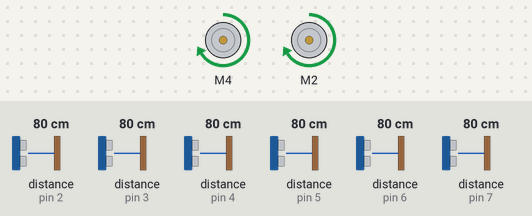
Bench run of a sketch on a simulated Arduino Uno, built with avr-gcc and run on an emulated ATmega328P. Parts: 2 × DC motor (green arrow = forward, orange = backward, longer = faster). Wiring (inferred from the names in the program): 6 × ultrasonic range finder: trigger pin 8, echo pin 2 / trigger pin 9, echo pin 3 / trigger pin 10, echo pin 4 / trigger pin 11, echo pin 5 / trigger pin 12, echo pin 6 / trigger pin 13, echo pin 7. Inputs (shaded band) come from the test bench; at power-on: distance to the obstacle (sensors on pin 2, pin 6, pin 4, pin 3, pin 5, pin 7) 80 cm. The echo pulse lasts 58.3 µs per cm.

Above: at 1.2 s.
1.3 s: distance to the obstacle (sensor on pin 2) set to 23 cm
2.8 s: distance to the obstacle (sensor on pin 2) set to 19 cm
At 3.8 s:
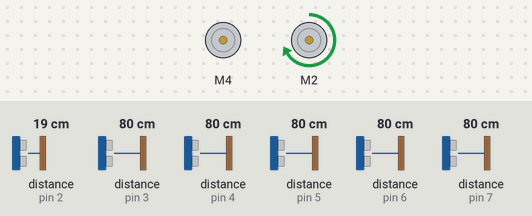
5.8 s: distance to the obstacle (sensor on pin 6) set to 32 cm
7.3 s: distance to the obstacle (sensor on pin 6) set to 29 cm
8.8 s: distance to the obstacle (sensor on pin 4) set to 2 cm
At 10.47 s:
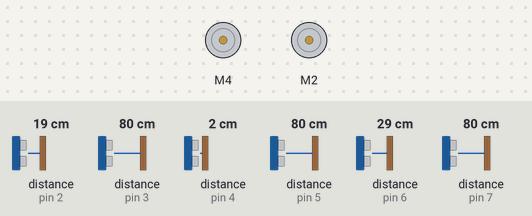
At 11.2 s:
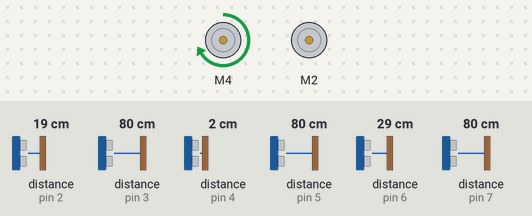
11.8 s: distance to the obstacle (sensor on pin 4) set to 5 cm
14.8 s: distance to the obstacle (sensor on pin 4) set to 8 cm
Timing chart, 0 to 17.3 s (numbered marks = the images above; inputs shaded):
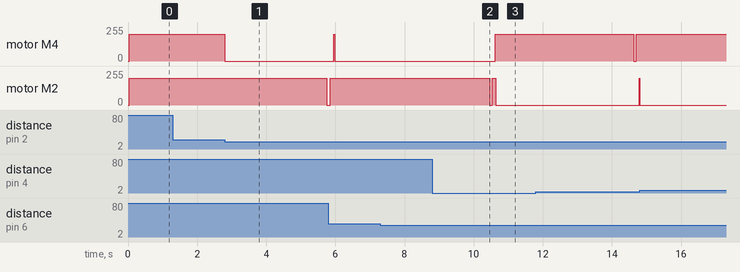

The sketch:

scrappy_algo2_longe_obstacle.ino
```cpp
// (licence header left out)
#include <Adafruit_MotorShield.h>

#define FORWARD_ 0
#define BACKWARD_ 2
#define LEFT_ -1
#define RIGHT_ 1


/* Ultrasonic sensors */
const uint8_t echoPin_RIGHT = 2;  // echo signal (receives)
const uint8_t echoPin_right = 3;
const uint8_t echoPin_front_right = 4;
const uint8_t echoPin_front_left = 5;
const uint8_t echoPin_left = 6;
const uint8_t echoPin_LEFT = 7;

const uint8_t trigPin_RIGHT = 8;  // trigger signal (sends)
const uint8_t trigPin_right = 9;
const uint8_t trigPin_front_right = 10;
const uint8_t trigPin_front_left = 11;
const uint8_t trigPin_left = 12;
const uint8_t trigPin_LEFT = 13;


/* Measurements */
const float safetyDistance = 30; // according with the speed. Expressed in cm
const float robotWidth = 20; // expressed in cm
const float marge = safetyDistance / 3; // margin of movement. It should move between the marging and the safetyDistance


/* LEDs
 * long side : pin
 * short side : ground
 * resistor : 100 Ohm
 */
const uint8_t ledPin_left = 15;
const uint8_t ledPin_back = 16;
const uint8_t ledPin_right = 17;


/*
 * Determines where to move
 */
int objectDetected = 0; // the side where the object is detected
boolean searchingObject = false;
int tick = 0;
int randomDir = FORWARD_;
boolean stop_ = false;


/* Movement */
const int motorSpeed = 200; // from 0 (off) to 255 (max speed)

// Create the motor shield object with the default I2C address
Adafruit_MotorShield AFMS = Adafruit_MotorShield();
// Or, create it with a different I2C address (say for stacking)
// Adafruit_MotorShield AFMS = Adafruit_MotorShield(0x61);

// Motor 4 -> left / Motor 2 -> right
Adafruit_DCMotor *motorLeft = AFMS.getMotor(4);
Adafruit_DCMotor *motorRight = AFMS.getMotor(2);


/*
 * Motors setup and movement
 */
void setupMotors() {
  // Left wheel
  motorLeft->setSpeed(motorSpeed);
  motorLeft->run(FORWARD);
  motorLeft->run(RELEASE);

  // Right wheel
  motorRight->setSpeed(motorSpeed);
  motorRight->run(FORWARD);
  motorRight->run(RELEASE);
}

void moveForward() {
  motorRight->run(FORWARD);
  motorLeft->run(FORWARD);
}

void moveBackward() {
  motorRight->run(BACKWARD);
  motorLeft->run(BACKWARD);

  // turn on back led
  // turnOnLed(ledPin_back);
}

void moveLeft() {
  motorLeft->run(RELEASE);
  motorRight->run(FORWARD);

  // turn on left led
  // turnOnLed(ledPin_left);
}

void moveRight() {
  motorLeft->run(FORWARD);
  motorRight->run(RELEASE);

  // turn on right led
  // turnOnLed(ledPin_right);
}

void dontMove() {
  motorLeft->run(RELEASE);
  motorRight->run(RELEASE);
}


/*
 * LEDs setup
 */
void setupLeds() {
  pinMode(ledPin_left, OUTPUT);
  pinMode(ledPin_back, OUTPUT);
  pinMode(ledPin_right, OUTPUT);
}

void turnOffAllLeds() {
  digitalWrite(ledPin_left, LOW);
  digitalWrite(ledPin_back, LOW);
  digitalWrite(ledPin_right, LOW);
  delay(100);
}

void turnOnLed(uint8_t ledPin) {
  digitalWrite(ledPin, HIGH);
}


/*
 * Calculates the distance with the information obtained from the sensors
 */
float calculDistance(uint8_t trigPin, uint8_t echoPin){
  uint32_t duration; // duration of the round trip
  float cm;  // distance of the obstacle

  // The sensor is triggered by a HIGH pulse of 10 or more microseconds.
  // Give a short LOW pulse beforehand to ensure a clean HIGH pulse:
  pinMode(trigPin, OUTPUT);
  digitalWrite(trigPin, LOW);
  delayMicroseconds(3);

  // Start trigger signal

  digitalWrite(trigPin, HIGH);
  delayMicroseconds(10);
  digitalWrite(trigPin, LOW);

  // Read the signal from the sensor: a HIGH pulse whose
  // duration is the time (in microseconds) from the sending
  // of the ping to the reception of its echo off of an object.

  pinMode(echoPin, INPUT);
  duration = pulseIn(echoPin, HIGH);

  // convert the time into a distance
  cm = (float)((duration<<4)+duration)/1000.0; // cm = 17 * duration/1000
  return cm;
}


void initValue() {
  objectDetected = 0;
  searchingObject = false;
  tick = 0;
}

/*
 * Determines where to move
 */
int explore(float cm_LEFT, float cm_left, float cm_front_left, float cm_front_right, float cm_right, float cm_RIGHT) {

  /* Print distance of each sensor - for debugging
  Serial.print("object detected (-1 == left) ");
  Serial.println(objectDetected);
  Serial.print(cm_LEFT);
  Serial.print(" - ");
  Serial.print(cm_left);
  Serial.print(" - ");
  Serial.print(cm_front_left);
  Serial.print(" - ");
  Serial.print(cm_front_right);
  Serial.print(" - ");
  Serial.print(cm_right);
  Serial.print(" - ");
  Serial.println(cm_RIGHT);
  */

 if (tick > 203) {
  initValue();
  stop_ = false;
 }
 else if (tick == 200) {
      randomDir = -objectDetected;
      stop_ = true;
      return randomDir;
  }

 if (searchingObject && objectDetected == LEFT_){
    // Turn until robot is parallel to the object
    if (cm_LEFT < safetyDistance ||  cm_left < safetyDistance){
         searchingObject = false;
    }
    else {
        // Serial.println(" Tourne à droite pour retrouver l'object ");
         return RIGHT_;
    }
 }
 else if (searchingObject && objectDetected == RIGHT_){
    // Turn until robot is parallel to the object
    if (cm_RIGHT < safetyDistance ||  cm_right < safetyDistance){
         searchingObject = false;
    }
    else {
        // Serial.println(" Tourne à gauche pour retrouver l'object ");
         return LEFT_;
    }
 }

 if (objectDetected == LEFT_) {
      // If there is already an object detected
      if(cm_LEFT > safetyDistance && cm_left > safetyDistance) {
        // If there is an object detected on the left and he has passed it, then he has to turn left
        return LEFT_;
      }
      if (cm_LEFT < safetyDistance - marge ||  cm_left < safetyDistance - marge || cm_front_right < safetyDistance || cm_front_left < safetyDistance){
        return RIGHT_;
      }
    return FORWARD_;
  }
  else if (objectDetected == RIGHT_) {
      // If there is already an object detected
      if(cm_RIGHT > safetyDistance && cm_right > safetyDistance) {
        // If there is an object detected on the left and he has passed it, then he has to turn right
        return RIGHT_;
      }
      if (cm_RIGHT < safetyDistance - marge ||  cm_right < safetyDistance - marge || cm_front_right < safetyDistance || cm_front_left < safetyDistance){
          return LEFT_;
      }
    return FORWARD_;
  }
  else {
    // There's no object detected
    if (tick < 4) {
      return randomDir;
    }

    if(cm_LEFT < safetyDistance || cm_left < safetyDistance) {
        // Object detected on the left side
         objectDetected = LEFT_;
     }
     else if(cm_RIGHT < safetyDistance || cm_right < safetyDistance) {
        // Object detected on the right side
         objectDetected = RIGHT_;
     }
     else if(cm_front_left < safetyDistance && cm_front_right < safetyDistance) {
        // Object detected in front of him

        if(cm_LEFT < safetyDistance || cm_left < safetyDistance) {
            // There is an object on the left side
            objectDetected = LEFT_;
            return RIGHT_;
        }
        else if(cm_RIGHT < safetyDistance || cm_right < safetyDistance) {
            // There is an object on the right side
            objectDetected = RIGHT_;
            return LEFT_;
        }
        else {
            // Compare both sides
            if  (cm_right > cm_left) {
                objectDetected = LEFT_;
                searchingObject = true;
                return RIGHT_;
            }
            else {
              //Serial.println(" - RIGHT");
              objectDetected = RIGHT_;
              searchingObject = true;
              return LEFT_;
            }
        }
     }
     return FORWARD_;
  }
}


/*
 * Moves the wheels
 */
void navigate(){
  int resultatExplore;

  float cm_front_left;  // distance of the obstacle
  float cm_front_right;
  float cm_left;
  float cm_LEFT;
  float cm_right;
  float cm_RIGHT;


  noInterrupts();
  cm_front_left = calculDistance(trigPin_front_left, echoPin_front_left);
  cm_front_right = calculDistance(trigPin_front_right, echoPin_front_right);
  cm_left = calculDistance(trigPin_left, echoPin_left);
  cm_LEFT = calculDistance(trigPin_LEFT, echoPin_LEFT);
  cm_right = calculDistance(trigPin_right, echoPin_right);
  cm_RIGHT = calculDistance(trigPin_RIGHT, echoPin_RIGHT);

  resultatExplore = explore(cm_LEFT, cm_left, cm_front_left, cm_front_right, cm_right, cm_RIGHT);
  interrupts();

  tick++;

  if (stop_){
    dontMove();
    return;
  }

  // turn off leds
  // turnOffAllLeds();

  motorRight->run(RELEASE);
  motorLeft->run(RELEASE);

  switch(resultatExplore) {
    // move forward
    case FORWARD_:
      //Serial.print("avant  ");
      moveForward();
      break;

    // move backward
    case BACKWARD_:
      //Serial.print("arriere  ");
      moveBackward();
      break;

    // move left
    case LEFT_:
      //Serial.print("gauche  ");
      moveLeft();
      break;

    // move right
    case RIGHT_:
      //Serial.print("droite  ");
      moveRight();
      break;
  }
}


/*
 * Initial setup
 */
void setup() {
  // initialize serial communication:
  Serial.begin(9600);
  AFMS.begin();  // create with the default frequency 1.6KHz

  setupMotors();
  //setupLeds();
}


/*
 * It's the function that will be called at each tick time
 */
void loop()
{
  navigate();
}
```

Measured:
- the behaviour switches between 21 and 20 cm on distance to the obstacle (sensor on pin 2) (found by bisection; images 0 and 1)
- after the input at 1.3 s, every drawn part: stays the same
- after the input at 2.8 s, motor M4: forward 200/255 → stopped after 0.00 s instead of 3.0 s
- after the input at 7.3 s, every drawn part: stays the same
- after the input at 8.8 s, motor M4: stopped → forward 200/255 after 1.8 s instead of 2.2 s
